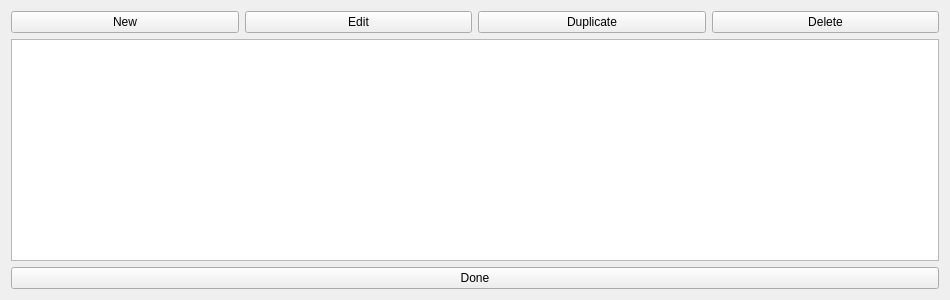
<?xml version="1.0" encoding="UTF-8"?>
<ui version="4.0">
 <class>ProfileManager5</class>
 <widget class="QWidget" name="ProfileManager5">
  <property name="geometry">
   <rect>
    <x>0</x>
    <y>0</y>
    <width>950</width>
    <height>300</height>
   </rect>
  </property>
  <property name="windowTitle">
   <string>Profile Manager Gen 5</string>
  </property>
  <layout class="QGridLayout" name="gridLayout">
   <item row="0" column="0">
    <widget class="QPushButton" name="pushButtonNew">
     <property name="text">
      <string>New</string>
     </property>
    </widget>
   </item>
   <item row="0" column="1">
    <widget class="QPushButton" name="pushButtonEdit">
     <property name="text">
      <string>Edit</string>
     </property>
    </widget>
   </item>
   <item row="0" column="2">
    <widget class="QPushButton" name="pushButtonDuplicate">
     <property name="text">
      <string>Duplicate</string>
     </property>
    </widget>
   </item>
   <item row="0" column="3">
    <widget class="QPushButton" name="pushButtonDelete">
     <property name="text">
      <string>Delete</string>
     </property>
    </widget>
   </item>
   <item row="1" column="0" colspan="4">
    <widget class="TableView" name="tableView"/>
   </item>
   <item row="2" column="0" colspan="4">
    <widget class="QPushButton" name="pushButtonOk">
     <property name="text">
      <string>Done</string>
     </property>
    </widget>
   </item>
  </layout>
 </widget>
 <customwidgets>
  <customwidget>
   <class>TableView</class>
   <extends>QTableView</extends>
   <header>Form/Controls/TableView.hpp</header>
  </customwidget>
 </customwidgets>
 <resources/>
 <connections/>
</ui>
